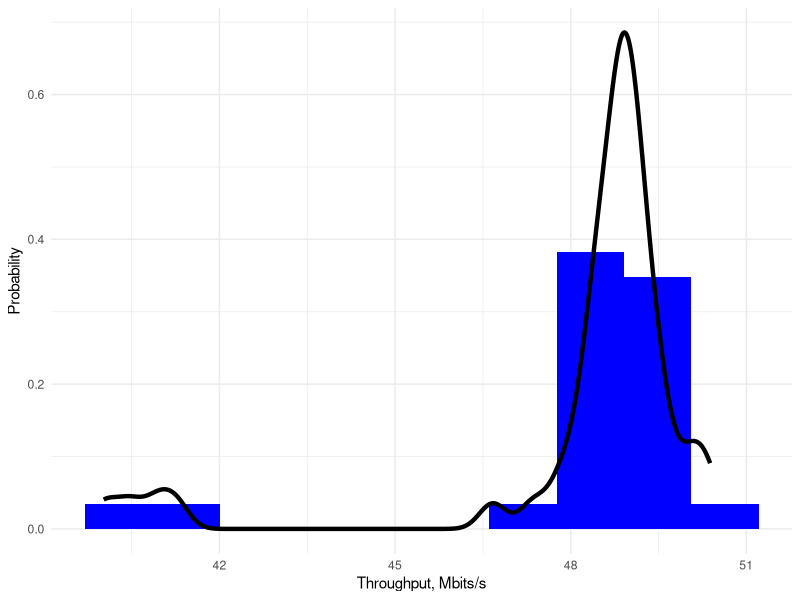

Here is the R script that generated this plot:
data<-read.csv("download.txt", header=T)

mean(data$Throughput/1024)
sd(data$Throughput/1024)
median(data$Throughput/1024)
min(data$Throughput/1024)
max(data$Throughput/1024)

require(ggplot2)

pdf("download.pdf")
options(repr.plot.width = 5, repr.plot.height = 2)
ggplot(data, aes(x=Throughput / 1024, y = after_stat(density))) + 
  geom_histogram(aes(y = after_stat(density)), bins = 10, fill = "blue") +
  xlab("Throughput, Mbits/s") +
  ylab("Probability") +
  geom_density(color = "black", size = 1.5, alpha = 0.5) +
  theme_minimal()
dev.off()
